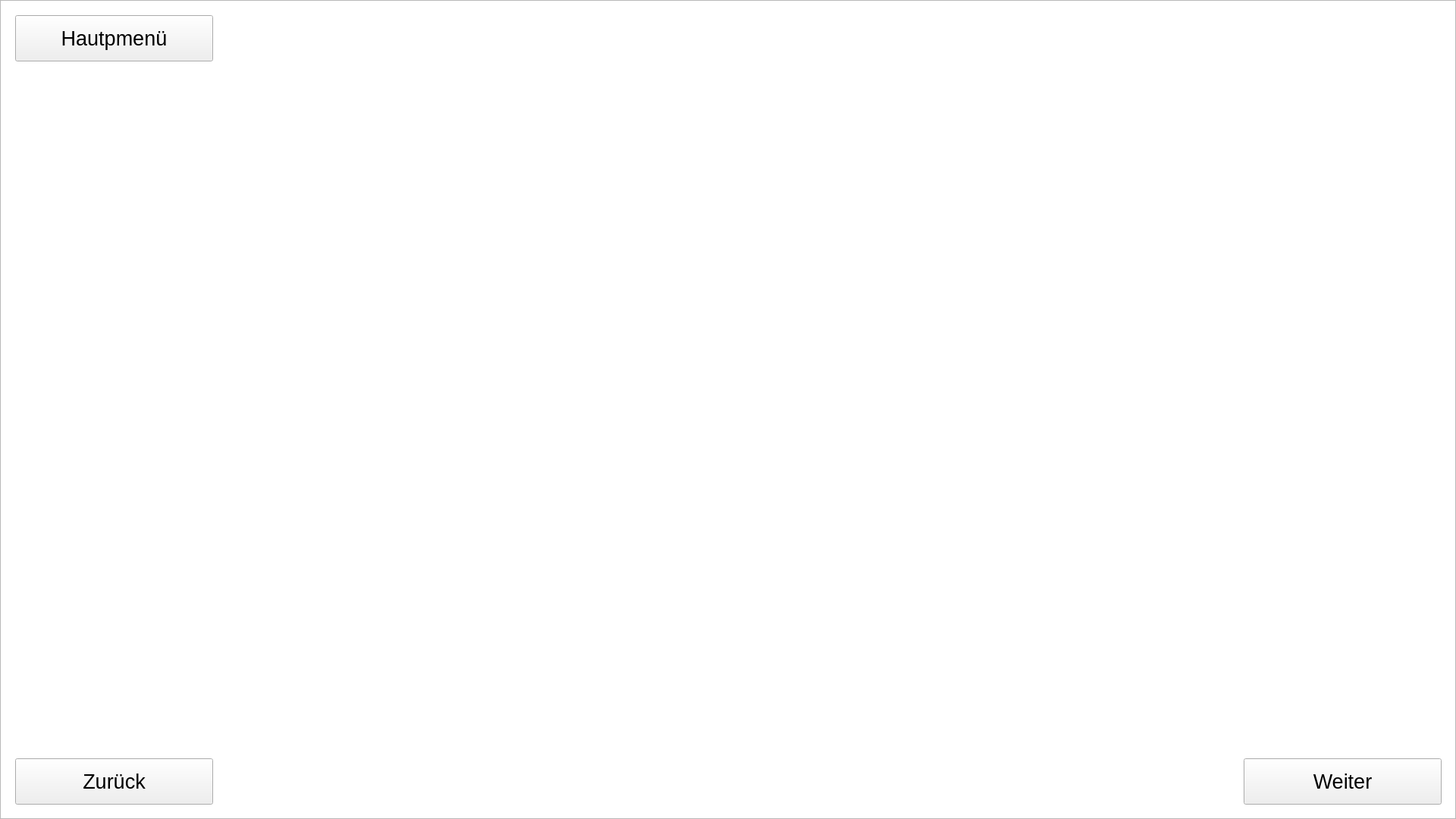
<?xml version="1.0" encoding="UTF-8"?>
<ui version="4.0">
 <class>Frame</class>
 <widget class="QFrame" name="Frame">
  <property name="geometry">
   <rect>
    <x>0</x>
    <y>0</y>
    <width>1920</width>
    <height>1080</height>
   </rect>
  </property>
  <property name="windowTitle">
   <string>Frame</string>
  </property>
  <widget class="QGraphicsView" name="background">
   <property name="geometry">
    <rect>
     <x>0</x>
     <y>0</y>
     <width>1920</width>
     <height>1080</height>
    </rect>
   </property>
   <property name="styleSheet">
    <string notr="true">QGraphicsView {
        border-image: url(:/greenlight/greenlight.png) 0 0 0 0 stretch stretch;
    }</string>
   </property>
   <property name="interactive">
    <bool>true</bool>
   </property>
   <property name="renderHints">
    <set>QPainter::TextAntialiasing</set>
   </property>
   <property name="resizeAnchor">
    <enum>QGraphicsView::AnchorViewCenter</enum>
   </property>
   <property name="background" stdset="0">
    <pixmap/>
   </property>
  </widget>
  <widget class="QPushButton" name="previous_page">
   <property name="geometry">
    <rect>
     <x>20</x>
     <y>1000</y>
     <width>261</width>
     <height>61</height>
    </rect>
   </property>
   <property name="font">
    <font>
     <pointsize>20</pointsize>
    </font>
   </property>
   <property name="text">
    <string>Zurück</string>
   </property>
  </widget>
  <widget class="QPushButton" name="main_page">
   <property name="geometry">
    <rect>
     <x>20</x>
     <y>20</y>
     <width>261</width>
     <height>61</height>
    </rect>
   </property>
   <property name="font">
    <font>
     <pointsize>20</pointsize>
    </font>
   </property>
   <property name="text">
    <string>Hautpmenü</string>
   </property>
  </widget>
  <widget class="QPushButton" name="next_page">
   <property name="geometry">
    <rect>
     <x>1640</x>
     <y>1000</y>
     <width>261</width>
     <height>61</height>
    </rect>
   </property>
   <property name="font">
    <font>
     <pointsize>20</pointsize>
    </font>
   </property>
   <property name="text">
    <string>Weiter</string>
   </property>
   <property name="checkable">
    <bool>false</bool>
   </property>
  </widget>
 </widget>
 <resources>
  <include location="raw/greenlight.qrc"/>
 </resources>
 <connections/>
</ui>
